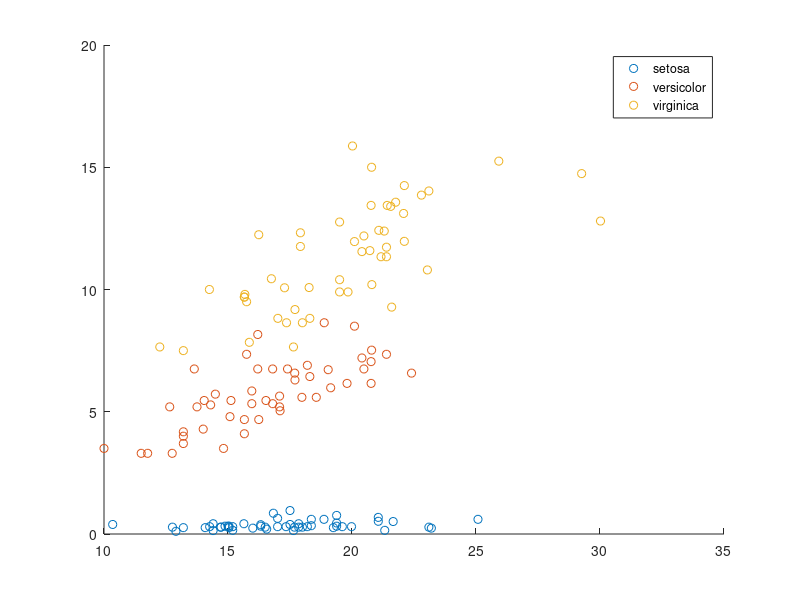

Source code (MATLAB): (Note: this script raises an error after producing the figure.)
%%
load fisheriris;
X = meas;

figure(1);
gscatter(X(:,1).*X(:,2),X(:,3).*X(:,4),species);
%%
[PC V signals] = runPCA(X);

figure(2);
gscatter(signals(:,1),signals(:,2),species);